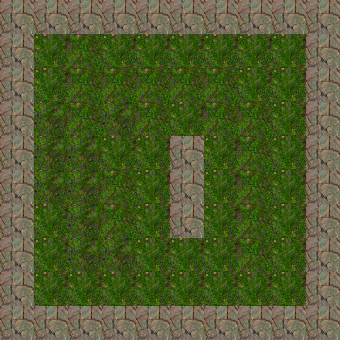

Below is a game level as drawn by its tile map, then a one-line description and the .tmx that defines it (tile-layer data replaced by summaries):
An orthogonal 10x10 tile map with 34x34 px tiles, 1 tile layer (Layer 0), 2 tilesets.

<map version="0.99b" orientation="orthogonal" width="10" height="10" tilewidth="34" tileheight="34">
 <tileset name="grass" firstgid="1" tilewidth="34" tileheight="34">
  <image source="grass.jpg" />
 </tileset>
 <tileset name="rocks" firstgid="10" tilewidth="34" tileheight="34">
  <image source="rocks.jpg" />
  <tile id="0">
   <properties>
    <property name="blocked" value="true" />
   </properties>
  </tile>
  <tile id="1">
   <properties>
    <property name="blocked" value="true" />
   </properties>
  </tile>
  <tile id="2">
   <properties>
    <property name="blocked" value="true" />
   </properties>
  </tile>
  <tile id="3">
   <properties>
    <property name="blocked" value="true" />
   </properties>
  </tile>
  <tile id="4">
   <properties>
    <property name="blocked" value="true" />
   </properties>
  </tile>
  <tile id="5">
   <properties>
    <property name="blocked" value="true" />
   </properties>
  </tile>
  <tile id="6">
   <properties>
    <property name="blocked" value="true" />
   </properties>
  </tile>
  <tile id="7">
   <properties>
    <property name="blocked" value="true" />
   </properties>
  </tile>
  <tile id="8">
   <properties>
    <property name="blocked" value="true" />
   </properties>
  </tile>
 </tileset>
 <layer name="Layer 0" width="10" height="10">
  <data>[100 cells, 100 non-empty, 4 distinct tile ids]</data>
 </layer>
</map>